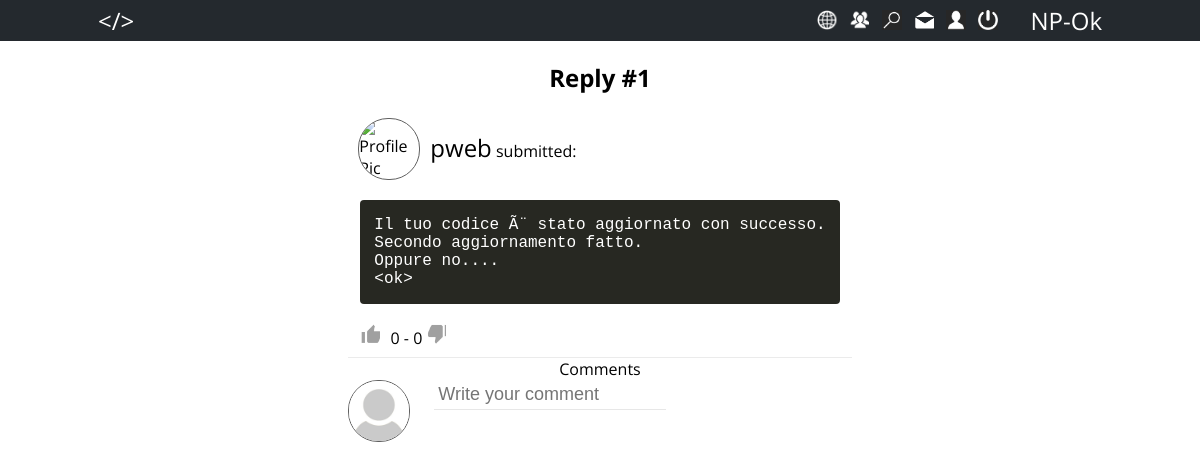
The page /php/code.php?id=1 (signed in) on the database as committed earlier.
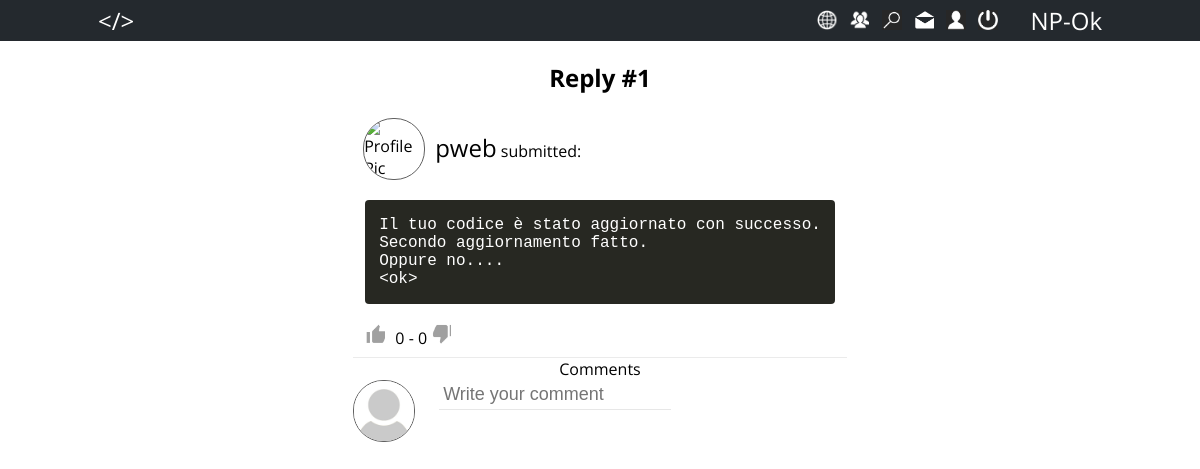
The same page on the database as committed later.
### tables this page shows
CREATE TABLE `risposta` (
  `ID` int(11) NOT NULL AUTO_INCREMENT,
  `Codice` text NOT NULL,
  `Richiesta` int(11) NOT NULL,
  `UltimaModifica` date NOT NULL,
  `Autore` int(11) NOT NULL,
  PRIMARY KEY (`ID`),
  KEY `Richiesta` (`Richiesta`),
  KEY `Autore` (`Autore`),
  CONSTRAINT `risposta_ibfk_1` FOREIGN KEY (`Richiesta`) REFERENCES `richiesta` (`ID`) ON DELETE NO ACTION ON UPDATE NO ACTION
);

CREATE TABLE `utente` (
  `ID` int(11) NOT NULL AUTO_INCREMENT,
  `Email` varchar(100) NOT NULL,
  `Username` varchar(100) NOT NULL,
  `Nome` varchar(100) NOT NULL,
  `Cognome` varchar(100) NOT NULL,
  `Password` varchar(100) NOT NULL,
  `Amministratore` tinyint(1) NOT NULL DEFAULT '0',
  `Esperienza` int(11) NOT NULL DEFAULT '0',
  `Image` varchar(100) DEFAULT NULL,
  PRIMARY KEY (`ID`),
  UNIQUE KEY `Username` (`Username`),
  UNIQUE KEY `Email` (`Email`)
);

### php/utils/managerDB.php (called while the page is built, shortened)
<?php
require UTILS_DIR.'configurationDB.php';
$dbmanager = new DBManager();
class DBManager {
		private $connection = null;
    	function openConnection(){
    		if (!$this->isOpened()){
    			global $host;
    			global $username;
    			global $password;
    			global $dbName;
    			$this->connection = new mysqli($host, $username, $password);
				$this->connection->select_db($dbName) or
					die ('Non posso usare il database selezionato: ' . mysqli_error());
			}
    	}
    	function isOpened(){
       		return ($this->connection != null);
    	}
		function performQuery($queryText) {
			return $this->connection->query($queryText);
		}
		function sqlInjectionFilter($parameter){
			return $this->connection->real_escape_string($parameter);
		}
		function closeConnection(){
			$this->connection = null;
		}
	}
?>

### php/utils/configurationDB.php (called while the page is built)
<?php
	$host = 'localhost';
	$username = 'root';
	$password = '';
	$dbName = 'codeportal';
?>

### php/utils/informationUtil.php (called while the page is built, shortened)
<?php
require UTILS_DIR.'managerDB.php';
function id2Pic($id) {
	global $dbmanager;
	$id = $dbmanager->sqlInjectionFilter($id);
	$query = 'SELECT U.Image '.
			 'FROM utente U '.
			 'WHERE U.ID='.$id;
	$result = $dbmanager->performQuery($query);
	return $result;
}
function getUser($id) {
	global $dbmanager;
	$id = $dbmanager->sqlInjectionFilter($id);
	$query = 'SELECT U.* '.
			 'FROM utente U '.
			 'WHERE U.ID='.$id;
	$result = $dbmanager->performQuery($query);
	return $result;
}
function getReply($id) {
	global $dbmanager;
	$id = $dbmanager->sqlInjectionFilter($id);
	$query = 'SELECT R.* '.
			 'FROM risposta R '.
			 'WHERE R.ID='.$id;
	$result = $dbmanager->performQuery($query);
	return $result;
}
function retLikes($code) {
	global $dbmanager;
	$code = $dbmanager->sqlInjectionFilter($code);
	$query = 'SELECT count(*) AS Likes '.
			 'FROM risposta R INNER JOIN likes L ON L.Risposta=R.ID '.
			 'WHERE R.ID='.$code;
	$result = $dbmanager->performQuery($query);
	$result = $result->fetch_assoc();
	return $result['Likes'];
}
function retDislikes($code) {
	global $dbmanager;
	$code = $dbmanager->sqlInjectionFilter($code);
	$query = 'SELECT count(*) AS Dislikes '.
			 'FROM risposta R INNER JOIN dislikes D ON D.Risposta=R.ID '.
			 'WHERE R.ID='.$code;
	$result = $dbmanager->performQuery($query);
	$result = $result->fetch_assoc();
	return $result['Dislikes'];
}
function retIsLiked($code) {
	global $dbmanager;
	$code = $dbmanager->sqlInjectionFilter($code);
	$query = 'SELECT IF( EXISTS ( '.
				'SELECT * '.
				'FROM likes L '.
				'WHERE L.Utente='.$_SESSION['userID'].' '.
				'AND L.Risposta='.$code.' '.
			 ' ) ,1,0) AS Result ';
	$result = $dbmanager->performQuery($query);
	$result = $result->fetch_assoc();
	return $result['Result'];
}
function retIsDisliked($code) {
	global $dbmanager;
	$code = $dbmanager->sqlInjectionFilter($code);
	$query = 'SELECT IF( EXISTS ( '.
				'SELECT * '.
				'FROM dislikes L '.
				'WHERE L.Utente='.$_SESSION['userID'].' '.
				'AND L.Risposta='.$code.' '.
			 ' ) ,1,0) AS Result ';
	$result = $dbmanager->performQuery($query);
	$result = $result->fetch_assoc();
	return $result['Result'];
}
?>

### php/code.php (the view, shortened to what this page needs)
<?php
require_once UTILS_DIR.'informationUtil.php';
require_once UTILS_DIR.'profilePicUtil.php';
$reply = getReply($_GET['id']);
$reply = $reply->fetch_assoc();
$author = getUser($reply['Autore']);
$author = $author->fetch_assoc();
?>
<!DOCTYPE html>
<html>
<head>
	<link rel="stylesheet" href="./../style/code.css" type="text/css">
	<link rel="stylesheet" href="./../style/menu.css" type="text/css">
</head>
<body>
	<?php include LAYOUT_DIR.'menu.php'; ?>
	<section>
		<div class="container">
			<h1>Reply #<?php echo $reply['ID']; ?></h1>
			<div class="author">
				<?php echo getPic($author['ID']); ?>
				<?php
					if ($author['Amministratore'])
						echo '<span class="admin">'.$author['Username'].'</span>';
					else
						echo '<span>'.$author['Username'].'</span>';
				?> submitted:
			</div>
			<div class="code">
				<code>
					<pre><?php echo htmlspecialchars($reply['Codice']); ?></pre>
				</code>
				<div class="rating_container">
					<div class="icon like <?php if(retIsLiked($reply['ID'])) echo 'selected'; ?>"></div>
					<span><?php echo retLikes($reply['ID']).' - '.retDislikes($reply['ID']);?></span>
					<div class="icon dislike <?php if(retIsDisliked($reply['ID'])) echo 'selected'; ?>"></div>
				</div>
			</div>
			<div>
				<div class="comments">
					<span>Comments</span>
					<div>
						<div class="comment">
							<div class="profile_pic">
								<?php echo getPic($_SESSION['userID']); ?>
							</div>
							<div class="content">
								<form action="./utils/interactionDB.php?action=newcomment" method="POST"
									enctype="application/x-www-form-urlencoded">
									<textarea name="comment" placeholder="Write your comment" autocomplete="off" maxlength="10000" rows="1" required></textarea>
								</form>
							</div>
						</div>
					</div>
				</div>
			</div>
		</div>
	</section>
</body>
</html>

### php/layout/menu.php (shortened to what this page needs)
<header>
	<nav>
		<div class="left">
			<span class="rx_space default_cursor">&lt;/></span>
		</div>
		<div class="right">
			<a href="./page.php" class="icon global"></a>
			<a href="./friends.php" class="icon friends"></a>
			<a href="./search.php" class="icon search"></a>
			<a href="./mail.php" class="icon mail"></a>
			<a href="./profile.php?id=<?php echo $_SESSION['userID']; ?>" class="icon profile"></a>
			<a href="./utils/logoutUtil.php" class="icon signout"></a>
			<span class="sx_space default_cursor"><?php echo $_SESSION['username']; ?></span>
		</div>
</header>

### php/utils/profilePicUtil.php (shortened to what this page needs)
<?php
	function getPic($id) {
		$default_pic = '<img src="./../images/user-default.jpeg" alt="Profile Pic">';
		$type = id2Pic($id);
		$type = $type->fetch_assoc();
		if ($type['Image'] == null) {
			return $default_pic;
		}
		return '<img src="./../uploads/'.hash('sha256', $id).'" alt="Profile Pic" type="'.$type['Image'].'">';
	}
?>

### style/code.css (style rules this page uses)
html, body { margin: 0; padding: 0; font-family: 'Open Sans', sans-serif; }
a { text-decoration: none; color: inherit; }
section { display: block; text-align: center; margin-bottom: 200px; }
.container { display: inline-block; margin: 0 auto; max-width: 1012px; }
.author { display: block; overflow: hidden; height: 60px; padding: 4px 10px; text-align: left; margin-bottom: 10px; }
.author img { display: inline-block; height: 60px; width: 60px; border-radius: 30px; float: left; border: thin solid #616161; }
.author span { display: inline; line-height: 60px; margin-left: 10px; color: black; font-size: 24px; }
.code { display: block; margin: 0 auto; overflow: hidden; padding: 8px 12px; min-width: 420px; border-bottom: thin solid rgb(235,235,235); }
.code code { display: block; font-size: 16px; font-family: monospace; color: white; background-color: rgb(39, 40, 34); border-radius: 4px; padding: 0 14px; text-align: left; margin-bottom: 20px; max-height: 860px; overflow: scroll; }
.rating_container { display: block; text-align: left; cursor: default; }
.icon { display: inline-block; background-repeat: no-repeat; height: 25px; width: 25px; cursor: pointer; }
.like { background-image: url('./../images/like.png'); }
.dislike { background-image: url('./../images/dislike.png'); }
.comment { display: block; overflow: hidden; text-align: left; cursor: default; }
.profile_pic { display: inline-block; float: left; }
.profile_pic img { width: 60px; height: 60px; border-radius: 30px; border: thin solid #616161; }
.content { display: inline-block; margin-left: 14px; }
.content textarea { display: block; font-size: 18px; padding: 4px; border: none; border-bottom: 1px solid #E7E7E7; margin-left: 10px; resize: none; font-weight: 300; color: #333333; font-family: sans-serif; text-align: left; }

### style/menu.css (style rules this page uses)
header * { cursor: default; }
header { display: block; text-align: center; font-size: 24px; color: white; background-color: #24292e; width: 100%; margin: 0; padding-top: 4px; padding-bottom: 4px; cursor: default; }
nav { position: relative; margin: 0 auto; background-color: inherit; max-width: 1012px; overflow: hidden; }
nav a { height: 30px; width: 30px; color: inherit; cursor: pointer; }
.icon { display: inline-block; height: 20px; width: 20px; background-color: transparent; background-size: cover; background-repeat: no-repeat; margin-right: 6px; cursor: pointer; }
.left { display: inline-block; margin: 0; width: 33%; text-align: left; padding-left: 4px; float: left; }
.right { display: inline-block; margin: 0; text-align: right; padding-right: 4px; float: right; }
.mail { background-image: url('./../images/mail_icon.png'); }
.friends { background-image: url('./../images/friends_icon.png'); }
.global { background-image: url('./../images/global_icon.png'); }
.signout { background-image: url('./../images/signout_icon.png'); }
.profile { background-image: url('./../images/profile_icon.png'); }
.search { background-image: url('./../images/search_icon.png'); }
.rx_space { margin-right: 20px; }
.sx_space { margin-left: 20px; }
.default_cursor { cursor: default; }

Rows that differ between the two databases and show on the page:
changed risposta id 1: Codice "Il tuo codice Ã¨ stato aggiornato con successo. Secondo aggiornamento fatto. Oppure no.... <ok>" → "Il tuo codice è stato aggiornato con successo. Secondo aggiornamento fatto. Oppure no.... <ok>"
